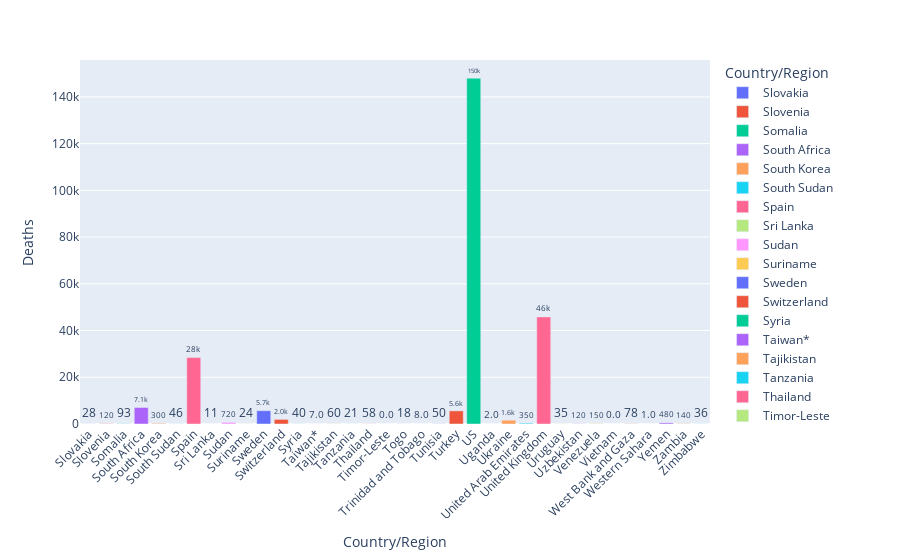

Notebook code for this chart:
### Markdown cell above
## Deaths for next countries

### Code cell
fig1 = px.bar(country_wise[151:], y='Deaths', x='Country/Region', text='Deaths', color='Country/Region')
# Put bar total value above bars with 2 values of precision
fig1.update_traces(texttemplate='%{text:.2s}', textposition='outside')
# Set fontsize and uniformtext_mode='hide' says to hide the text if it won't fit
fig1.update_layout(uniformtext_minsize=8)
# Rotate labels 45 degrees
fig1.update_layout(xaxis_tickangle=-45)
fig1

### Figure 1 — Plotly figure (JSON) as saved in the notebook; plotly's stock layout.template omitted (floating-point values rounded to 4 significant figures)
{"data": [{"alignmentgroup": "True", "hovertemplate": "Country/Region=%{x}<br>Deaths=%{text}<extra></extra>", "legendgroup": "Slovakia", "marker": {"color": "#636efa"}, "name": "Slovakia", "offsetgroup": "Slovakia", "orientation": "v", "showlegend": true, "text": [28.0], "textposition": "outside", "texttemplate": "%{text:.2s}", "type": "bar", "x": ["Slovakia"], "xaxis": "x", "y": [28], "yaxis": "y"}, {"alignmentgroup": "True", "hovertemplate": "Country/Region=%{x}<br>Deaths=%{text}<extra></extra>", "legendgroup": "Slovenia", "marker": {"color": "#EF553B"}, "name": "Slovenia", "offsetgroup": "Slovenia", "orientation": "v", "showlegend": true, "text": [116.0], "textposition": "outside", "texttemplate": "%{text:.2s}", "type": "bar", "x": ["Slovenia"], "xaxis": "x", "y": [116], "yaxis": "y"}, {"alignmentgroup": "True", "hovertemplate": "Country/Region=%{x}<br>Deaths=%{text}<extra></extra>", "legendgroup": "Somalia", "marker": {"color": "#00cc96"}, "name": "Somalia", "offsetgroup": "Somalia", "orientation": "v", "showlegend": true, "text": [93.0], "textposition": "outside", "texttemplate": "%{text:.2s}", "type": "bar", "x": ["Somalia"], "xaxis": "x", "y": [93], "yaxis": "y"}, {"alignmentgroup": "True", "hovertemplate": "Country/Region=%{x}<br>Deaths=%{text}<extra></extra>", "legendgroup": "South Africa", "marker": {"color": "#ab63fa"}, "name": "South Africa", "offsetgroup": "South Africa", "orientation": "v", "showlegend": true, "text": [7067.0], "textposition": "outside", "texttemplate": "%{text:.2s}", "type": "bar", "x": ["South Africa"], "xaxis": "x", "y": [7067], "yaxis": "y"}, {"alignmentgroup": "True", "hovertemplate": "Country/Region=%{x}<br>Deaths=%{text}<extra></extra>", "legendgroup": "South Korea", "marker": {"color": "#FFA15A"}, "name": "South Korea", "offsetgroup": "South Korea", "orientation": "v", "showlegend": true, "text": [300.0], "textposition": "outside", "texttemplate": "%{text:.2s}", "type": "bar", "x": ["South Korea"], "xaxis": "x", "y": [300], "yaxis": "y"}, {"alignmentgroup": "True", "hovertemplate": "Country/Region=%{x}<br>Deaths=%{text}<extra></extra>", "legendgroup": "South Sudan", "marker": {"color": "#19d3f3"}, "name": "South Sudan", "offsetgroup": "South Sudan", "orientation": "v", "showlegend": true, "text": [46.0], "textposition": "outside", "texttemplate": "%{text:.2s}", "type": "bar", "x": ["South Sudan"], "xaxis": "x", "y": [46], "yaxis": "y"}, {"alignmentgroup": "True", "hovertemplate": "Country/Region=%{x}<br>Deaths=%{text}<extra></extra>", "legendgroup": "Spain", "marker": {"color": "#FF6692"}, "name": "Spain", "offsetgroup": "Spain", "orientation": "v", "showlegend": true, "text": [28430.0], "textposition": "outside", "texttemplate": "%{text:.2s}", "type": "bar", "x": ["Spain"], "xaxis": "x", "y": [28432], "yaxis": "y"}, {"alignmentgroup": "True", "hovertemplate": "Country/Region=%{x}<br>Deaths=%{text}<extra></extra>", "legendgroup": "Sri Lanka", "marker": {"color": "#B6E880"}, "name": "Sri Lanka", "offsetgroup": "Sri Lanka", "orientation": "v", "showlegend": true, "text": [11.0], "textposition": "outside", "texttemplate": "%{text:.2s}", "type": "bar", "x": ["Sri Lanka"], "xaxis": "x", "y": [11], "yaxis": "y"}, {"alignmentgroup": "True", "hovertemplate": "Country/Region=%{x}<br>Deaths=%{text}<extra></extra>", "legendgroup": "Sudan", "marker": {"color": "#FF97FF"}, "name": "Sudan", "offsetgroup": "Sudan", "orientation": "v", "showlegend": true, "text": [720.0], "textposition": "outside", "texttemplate": "%{text:.2s}", "type": "bar", "x": ["Sudan"], "xaxis": "x", "y": [720], "yaxis": "y"}, {"alignmentgroup": "True", "hovertemplate": "Country/Region=%{x}<br>Deaths=%{text}<extra></extra>", "legendgroup": "Suriname", "marker": {"color": "#FECB52"}, "name": "Suriname", "offsetgroup": "Suriname", "orientation": "v", "showlegend": true, "text": [24.0], "textposition": "outside", "texttemplate": "%{text:.2s}", "type": "bar", "x": ["Suriname"], "xaxis": "x", "y": [24], "yaxis": "y"}, {"alignmentgroup": "True", "hovertemplate": "Country/Region=%{x}<br>Deaths=%{text}<extra></extra>", "legendgroup": "Sweden", "marker": {"color": "#636efa"}, "name": "Sweden", "offsetgroup": "Sweden", "orientation": "v", "showlegend": true, "text": [5700.0], "textposition": "outside", "texttemplate": "%{text:.2s}", "type": "bar", "x": ["Sweden"], "xaxis": "x", "y": [5700], "yaxis": "y"}, {"alignmentgroup": "True", "hovertemplate": "Country/Region=%{x}<br>Deaths=%{text}<extra></extra>", "legendgroup": "Switzerland", "marker": {"color": "#EF553B"}, "name": "Switzerland", "offsetgroup": "Switzerland", "orientation": "v", "showlegend": true, "text": [1978.0], "textposition": "outside", "texttemplate": "%{text:.2s}", "type": "bar", "x": ["Switzerland"], "xaxis": "x", "y": [1978], "yaxis": "y"}, {"alignmentgroup": "True", "hovertemplate": "Country/Region=%{x}<br>Deaths=%{text}<extra></extra>", "legendgroup": "Syria", "marker": {"color": "#00cc96"}, "name": "Syria", "offsetgroup": "Syria", "orientation": "v", "showlegend": true, "text": [40.0], "textposition": "outside", "texttemplate": "%{text:.2s}", "type": "bar", "x": ["Syria"], "xaxis": "x", "y": [40], "yaxis": "y"}, {"alignmentgroup": "True", "hovertemplate": "Country/Region=%{x}<br>Deaths=%{text}<extra></extra>", "legendgroup": "Taiwan*", "marker": {"color": "#ab63fa"}, "name": "Taiwan*", "offsetgroup": "Taiwan*", "orientation": "v", "showlegend": true, "text": [7.0], "textposition": "outside", "texttemplate": "%{text:.2s}", "type": "bar", "x": ["Taiwan*"], "xaxis": "x", "y": [7], "yaxis": "y"}, {"alignmentgroup": "True", "hovertemplate": "Country/Region=%{x}<br>Deaths=%{text}<extra></extra>", "legendgroup": "Tajikistan", "marker": {"color": "#FFA15A"}, "name": "Tajikistan", "offsetgroup": "Tajikistan", "orientation": "v", "showlegend": true, "text": [60.0], "textposition": "outside", "texttemplate": "%{text:.2s}", "type": "bar", "x": ["Tajikistan"], "xaxis": "x", "y": [60], "yaxis": "y"}, {"alignmentgroup": "True", "hovertemplate": "Country/Region=%{x}<br>Deaths=%{text}<extra></extra>", "legendgroup": "Tanzania", "marker": {"color": "#19d3f3"}, "name": "Tanzania", "offsetgroup": "Tanzania", "orientation": "v", "showlegend": true, "text": [21.0], "textposition": "outside", "texttemplate": "%{text:.2s}", "type": "bar", "x": ["Tanzania"], "xaxis": "x", "y": [21], "yaxis": "y"}, {"alignmentgroup": "True", "hovertemplate": "Country/Region=%{x}<br>Deaths=%{text}<extra></extra>", "legendgroup": "Thailand", "marker": {"color": "#FF6692"}, "name": "Thailand", "offsetgroup": "Thailand", "orientation": "v", "showlegend": true, "text": [58.0], "textposition": "outside", "texttemplate": "%{text:.2s}", "type": "bar", "x": ["Thailand"], "xaxis": "x", "y": [58], "yaxis": "y"}, {"alignmentgroup": "True", "hovertemplate": "Country/Region=%{x}<br>Deaths=%{text}<extra></extra>", "legendgroup": "Timor-Leste", "marker": {"color": "#B6E880"}, "name": "Timor-Leste", "offsetgroup": "Timor-Leste", "orientation": "v", "showlegend": true, "text": [0.0], "textposition": "outside", "texttemplate": "%{text:.2s}", "type": "bar", "x": ["Timor-Leste"], "xaxis": "x", "y": [0], "yaxis": "y"}, {"alignmentgroup": "True", "hovertemplate": "Country/Region=%{x}<br>Deaths=%{text}<extra></extra>", "legendgroup": "Togo", "marker": {"color": "#FF97FF"}, "name": "Togo", "offsetgroup": "Togo", "orientation": "v", "showlegend": true, "text": [18.0], "textposition": "outside", "texttemplate": "%{text:.2s}", "type": "bar", "x": ["Togo"], "xaxis": "x", "y": [18], "yaxis": "y"}, {"alignmentgroup": "True", "hovertemplate": "Country/Region=%{x}<br>Deaths=%{text}<extra></extra>", "legendgroup": "Trinidad and Tobago", "marker": {"color": "#FECB52"}, "name": "Trinidad and Tobago", "offsetgroup": "Trinidad and Tobago", "orientation": "v", "showlegend": true, "text": [8.0], "textposition": "outside", "texttemplate": "%{text:.2s}", "type": "bar", "x": ["Trinidad and Tobago"], "xaxis": "x", "y": [8], "yaxis": "y"}, {"alignmentgroup": "True", "hovertemplate": "Country/Region=%{x}<br>Deaths=%{text}<extra></extra>", "legendgroup": "Tunisia", "marker": {"color": "#636efa"}, "name": "Tunisia", "offsetgroup": "Tunisia", "orientation": "v", "showlegend": true, "text": [50.0], "textposition": "outside", "texttemplate": "%{text:.2s}", "type": "bar", "x": ["Tunisia"], "xaxis": "x", "y": [50], "yaxis": "y"}, {"alignmentgroup": "True", "hovertemplate": "Country/Region=%{x}<br>Deaths=%{text}<extra></extra>", "legendgroup": "Turkey", "marker": {"color": "#EF553B"}, "name": "Turkey", "offsetgroup": "Turkey", "orientation": "v", "showlegend": true, "text": [5630.0], "textposition": "outside", "texttemplate": "%{text:.2s}", "type": "bar", "x": ["Turkey"], "xaxis": "x", "y": [5630], "yaxis": "y"}, {"alignmentgroup": "True", "hovertemplate": "Country/Region=%{x}<br>Deaths=%{text}<extra></extra>", "legendgroup": "US", "marker": {"color": "#00cc96"}, "name": "US", "offsetgroup": "US", "orientation": "v", "showlegend": true, "text": [148000.0], "textposition": "outside", "texttemplate": "%{text:.2s}", "type": "bar", "x": ["US"], "xaxis": "x", "y": [148011], "yaxis": "y"}, {"alignmentgroup": "True", "hovertemplate": "Country/Region=%{x}<br>Deaths=%{text}<extra></extra>", "legendgroup": "Uganda", "marker": {"color": "#ab63fa"}, "name": "Uganda", "offsetgroup": "Uganda", "orientation": "v", "showlegend": true, "text": [2.0], "textposition": "outside", "texttemplate": "%{text:.2s}", "type": "bar", "x": ["Uganda"], "xaxis": "x", "y": [2], "yaxis": "y"}, {"alignmentgroup": "True", "hovertemplate": "Country/Region=%{x}<br>Deaths=%{text}<extra></extra>", "legendgroup": "Ukraine", "marker": {"color": "#FFA15A"}, "name": "Ukraine", "offsetgroup": "Ukraine", "orientation": "v", "showlegend": true, "text": [1636.0], "textposition": "outside", "texttemplate": "%{text:.2s}", "type": "bar", "x": ["Ukraine"], "xaxis": "x", "y": [1636], "yaxis": "y"}, {"alignmentgroup": "True", "hovertemplate": "Country/Region=%{x}<br>Deaths=%{text}<extra></extra>", "legendgroup": "United Arab Emirates", "marker": {"color": "#19d3f3"}, "name": "United Arab Emirates", "offsetgroup": "United Arab Emirates", "orientation": "v", "showlegend": true, "text": [345.0], "textposition": "outside", "texttemplate": "%{text:.2s}", "type": "bar", "x": ["United Arab Emirates"], "xaxis": "x", "y": [345], "yaxis": "y"}, {"alignmentgroup": "True", "hovertemplate": "Country/Region=%{x}<br>Deaths=%{text}<extra></extra>", "legendgroup": "United Kingdom", "marker": {"color": "#FF6692"}, "name": "United Kingdom", "offsetgroup": "United Kingdom", "orientation": "v", "showlegend": true, "text": [45840.0], "textposition": "outside", "texttemplate": "%{text:.2s}", "type": "bar", "x": ["United Kingdom"], "xaxis": "x", "y": [45844], "yaxis": "y"}, {"alignmentgroup": "True", "hovertemplate": "Country/Region=%{x}<br>Deaths=%{text}<extra></extra>", "legendgroup": "Uruguay", "marker": {"color": "#B6E880"}, "name": "Uruguay", "offsetgroup": "Uruguay", "orientation": "v", "showlegend": true, "text": [35.0], "textposition": "outside", "texttemplate": "%{text:.2s}", "type": "bar", "x": ["Uruguay"], "xaxis": "x", "y": [35], "yaxis": "y"}, {"alignmentgroup": "True", "hovertemplate": "Country/Region=%{x}<br>Deaths=%{text}<extra></extra>", "legendgroup": "Uzbekistan", "marker": {"color": "#FF97FF"}, "name": "Uzbekistan", "offsetgroup": "Uzbekistan", "orientation": "v", "showlegend": true, "text": [121.0], "textposition": "outside", "texttemplate": "%{text:.2s}", "type": "bar", "x": ["Uzbekistan"], "xaxis": "x", "y": [121], "yaxis": "y"}, {"alignmentgroup": "True", "hovertemplate": "Country/Region=%{x}<br>Deaths=%{text}<extra></extra>", "legendgroup": "Venezuela", "marker": {"color": "#FECB52"}, "name": "Venezuela", "offsetgroup": "Venezuela", "orientation": "v", "showlegend": true, "text": [146.0], "textposition": "outside", "texttemplate": "%{text:.2s}", "type": "bar", "x": ["Venezuela"], "xaxis": "x", "y": [146], "yaxis": "y"}, {"alignmentgroup": "True", "hovertemplate": "Country/Region=%{x}<br>Deaths=%{text}<extra></extra>", "legendgroup": "Vietnam", "marker": {"color": "#636efa"}, "name": "Vietnam", "offsetgroup": "Vietnam", "orientation": "v", "showlegend": true, "text": [0.0], "textposition": "outside", "texttemplate": "%{text:.2s}", "type": "bar", "x": ["Vietnam"], "xaxis": "x", "y": [0], "yaxis": "y"}, {"alignmentgroup": "True", "hovertemplate": "Country/Region=%{x}<br>Deaths=%{text}<extra></extra>", "legendgroup": "West Bank and Gaza", "marker": {"color": "#EF553B"}, "name": "West Bank and Gaza", "offsetgroup": "West Bank and Gaza", "orientation": "v", "showlegend": true, "text": [78.0], "textposition": "outside", "texttemplate": "%{text:.2s}", "type": "bar", "x": ["West Bank and Gaza"], "xaxis": "x", "y": [78], "yaxis": "y"}, {"alignmentgroup": "True", "hovertemplate": "Country/Region=%{x}<br>Deaths=%{text}<extra></extra>", "legendgroup": "Western Sahara", "marker": {"color": "#00cc96"}, "name": "Western Sahara", "offsetgroup": "Western Sahara", "orientation": "v", "showlegend": true, "text": [1.0], "textposition": "outside", "texttemplate": "%{text:.2s}", "type": "bar", "x": ["Western Sahara"], "xaxis": "x", "y": [1], "yaxis": "y"}, {"alignmentgroup": "True", "hovertemplate": "Country/Region=%{x}<br>Deaths=%{text}<extra></extra>", "legendgroup": "Yemen", "marker": {"color": "#ab63fa"}, "name": "Yemen", "offsetgroup": "Yemen", "orientation": "v", "showlegend": true, "text": [483.0], "textposition": "outside", "texttemplate": "%{text:.2s}", "type": "bar", "x": ["Yemen"], "xaxis": "x", "y": [483], "yaxis": "y"}, {"alignmentgroup": "True", "hovertemplate": "Country/Region=%{x}<br>Deaths=%{text}<extra></extra>", "legendgroup": "Zambia", "marker": {"color": "#FFA15A"}, "name": "Zambia", "offsetgroup": "Zambia", "orientation": "v", "showlegend": true, "text": [140.0], "textposition": "outside", "texttemplate": "%{text:.2s}", "type": "bar", "x": ["Zambia"], "xaxis": "x", "y": [140], "yaxis": "y"}, {"alignmentgroup": "True", "hovertemplate": "Country/Region=%{x}<br>Deaths=%{text}<extra></extra>", "legendgroup": "Zimbabwe", "marker": {"color": "#19d3f3"}, "name": "Zimbabwe", "offsetgroup": "Zimbabwe", "orientation": "v", "showlegend": true, "text": [36.0], "textposition": "outside", "texttemplate": "%{text:.2s}", "type": "bar", "x": ["Zimbabwe"], "xaxis": "x", "y": [36], "yaxis": "y"}], "layout": {"barmode": "relative", "legend": {"title": {"text": "Country/Region"}, "tracegroupgap": 0}, "margin": {"t": 60}, "uniformtext": {"minsize": 8}, "xaxis": {"anchor": "y", "categoryarray": ["Slovakia", "Slovenia", "Somalia", "South Africa", "South Korea", "South Sudan", "Spain", "Sri Lanka", "Sudan", "Suriname", "Sweden", "Switzerland", "Syria", "Taiwan*", "Tajikistan", "Tanzania", "Thailand", "Timor-Leste", "Togo", "Trinidad and Tobago", "Tunisia", "Turkey", "US", "Uganda", "Ukraine", "United Arab Emirates", "United Kingdom", "Uruguay", "Uzbekistan", "Venezuela", "Vietnam", "West Bank and Gaza", "Western Sahara", "Yemen", "Zambia", "Zimbabwe"], "categoryorder": "array", "domain": [0.0, 1.0], "tickangle": -45, "title": {"text": "Country/Region"}}, "yaxis": {"anchor": "x", "domain": [0.0, 1.0], "title": {"text": "Deaths"}}}}
